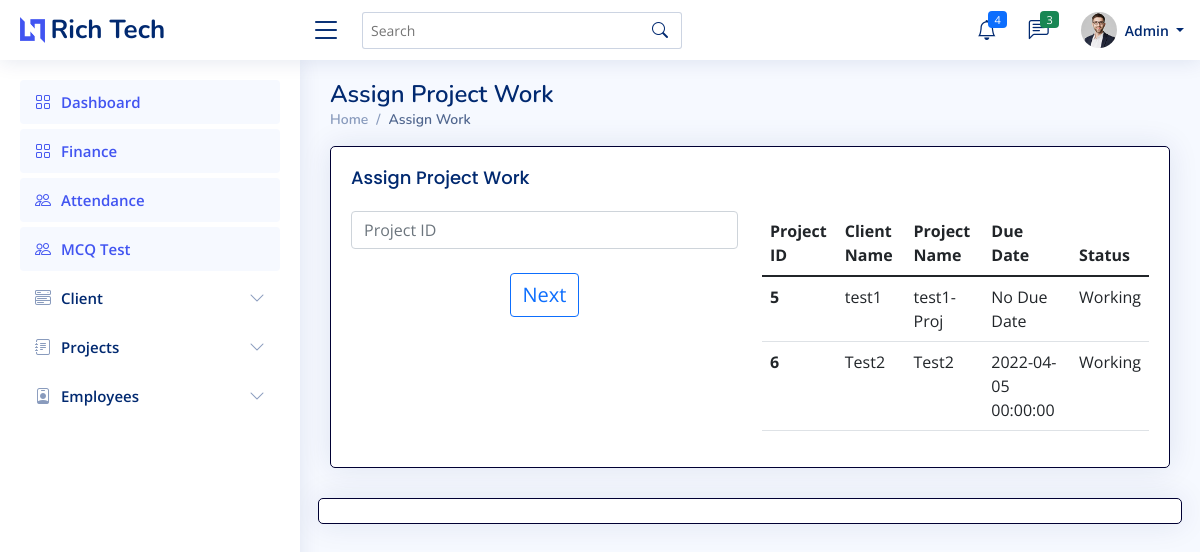
The app's page /admin/assign.php (signed in), older data.
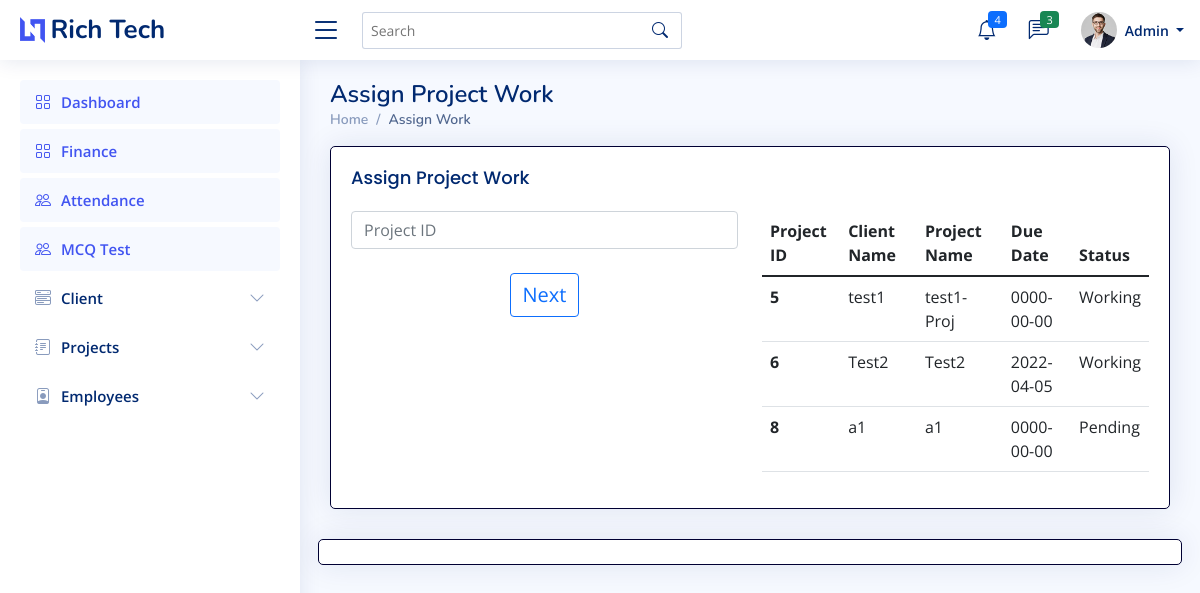
The same page, newer data.
### tables this page shows
CREATE TABLE `clientt` (
  `Id` int(7) NOT NULL,
  `cname` varchar(255) NOT NULL,
  `pname` varchar(255) NOT NULL,
  `mobile` varchar(255) NOT NULL,
  `email` varchar(255) NOT NULL,
  `aaddress` varchar(10000) NOT NULL,
  `pdate` date NOT NULL,
  `ddate` date NOT NULL,
  `descrip` longtext NOT NULL,
  `pstatus` varchar(20) NOT NULL,
  `cdate` datetime(6) DEFAULT NULL,
  `charges` int(7) NOT NULL,
  `received` date DEFAULT NULL
);

### admin/assign.php (the view, shortened to what this page needs)
<?php
    if ($_SESSION['erole']=="admin"){
?>
<!DOCTYPE html>
<html lang="en">
<head>
  <link href="../assets/vendor/bootstrap/css/bootstrap.min.css" rel="stylesheet">
  <link href="../assets/vendor/bootstrap-icons/bootstrap-icons.css" rel="stylesheet">
  <link href="../assets/vendor/boxicons/css/boxicons.min.css" rel="stylesheet">
  <link href="../assets/vendor/quill/quill.snow.css" rel="stylesheet">
  <link href="../assets/vendor/quill/quill.bubble.css" rel="stylesheet">
  <link href="../assets/vendor/remixicon/remixicon.css" rel="stylesheet">
  <link href="../assets/vendor/simple-datatables/style.css" rel="stylesheet">
  <link href="../assets/css/style.css" rel="stylesheet">
</head>
<body>
  <?php include 'imports/nav-admin.php'; ?>
  <main id="main" class="main">
    <div class="pagetitle">
      <h1>Assign Project Work</h1>
      <nav>
        <ol class="breadcrumb">
          <li class="breadcrumb-item"><a href="index.php">Home</a></li>
          <li class="breadcrumb-item active">Assign Work</li>
        </ol>
      </nav>
    </div>
    <section class="section add_cli">
      <div class="card">
        <div class="card-body">
            <h5 class="card-title">Assign Project Work</h5>
            <div class="row">
            <div class="col-md-6">
                <form action="" method="post">
                    <center>
                        <input type="text" class="form-control" name="pid" id="" placeholder="Project ID"><br>
                        <input type="submit" name="psubmit" style="font-size:20px" class="btn btn-outline-primary" value="Next">
                    </center>
                </form>
            </div>
            <div class="col-md-6">
                <?php
                    include '../imports/config.php';
                    $conn=mysqli_connect($server_name,$username,$password,$database_name);
                    $sql_query = "SELECT * from clientt where pstatus='Pending' or pstatus='Working'";
                    $records = mysqli_query($conn, $sql_query);
                    echo '<div class="table-responsive">';
                    echo '<table class="table table-hover"">';
                        echo '<thead class="thead-dark">';
                            echo '<tr>';
                            echo '<th scope="col">Project ID</th>';
                            echo '<th scope="col">Client Name</th>';
                            echo '<th scope="col">Project Name</th>';
                            echo '<th scope="col">Due Date</th>';
                            echo '<th scope="col">Status</th>';
                            echo '</tr>';
                        echo '</thead>';
                        echo '<tbody>';
                        while($data = mysqli_fetch_array($records)){
                            $n=$data['Id'];
                            $cname=$data['cname'];
                            $pname=$data['pname'];
                            $ddate=$data['ddate'];
                            $status=$data['pstatus'];
                            if($ddate=="0000-00-00 00:00:00"){
                                $ddate="No Due Date";
                            }
                            echo '<tr>
                                <th scope="row">'.$n.'</th>
                                <td>'.$cname.'</td>
                                <td>'.$pname.'</td>
                                <td>'.$ddate.'</td>
                                <td>'.$status.'</td>
                                </tr>';
                        }
                        echo '</tbody>
                        </table>';
                        echo '</div>';
                ?>
            </div>
            </div>
        </div>
        </div>
        <div class="row card" style="padding-left: 2%;">
            <br>
        </div>
    </section>
  </main>
</body>
</html>
<?php
        }
        else{
            ob_start();
            header('Location: '.'../index.php');
            ob_end_flush();
            die();
        }
    ?>

### admin/imports/nav-admin.php (shortened to what this page needs)
<header id="header" class="header fixed-top d-flex align-items-center">
  <div class="d-flex align-items-center justify-content-between">
    <a href="index.php" class="logo d-flex align-items-center">
      <img src="../assets/img/logo.png" alt="">
      <span class="d-none d-lg-block">Rich Tech</span>
    </a>
    <i class="bi bi-list toggle-sidebar-btn"></i>
  </div>
  <div class="search-bar">
    <form class="search-form d-flex align-items-center" method="POST" action="#">
      <input type="text" name="query" placeholder="Search" title="Enter search keyword">
      <button type="submit" title="Search"><i class="bi bi-search"></i></button>
    </form>
  </div>
  <nav class="header-nav ms-auto">
    <ul class="d-flex align-items-center">
      <li class="nav-item dropdown">
        <a class="nav-link nav-icon" href="#" data-bs-toggle="dropdown">
          <i class="bi bi-bell"></i>
          <span class="badge bg-primary badge-number">4</span>
        </a>
      </li>
      <li class="nav-item dropdown">
        <a class="nav-link nav-icon" href="#" data-bs-toggle="dropdown">
          <i class="bi bi-chat-left-text"></i>
          <span class="badge bg-success badge-number">3</span>
        </a>
      </li>
      <li class="nav-item dropdown pe-3">
        <a class="nav-link nav-profile d-flex align-items-center pe-0" href="#" data-bs-toggle="dropdown">
          <img src="../assets/img/profile-img.jpg" alt="Profile" class="rounded-circle">
          <span class="d-none d-md-block dropdown-toggle ps-2"> Admin </span>
        </a>
      </li>
    </ul>
  </nav>
</header>
<aside id="sidebar" class="sidebar">
  <ul class="sidebar-nav" id="sidebar-nav">
    <li class="nav-item">
      <a class="nav-link " href="index.php">
        <i class="bi bi-grid"></i>
        <span>Dashboard</span>
      </a>
    </li>
  <ul class="sidebar-nav" id="sidebar-nav">
    <li class="nav-item">
      <a class="nav-link " href="allsalary.php">
      <i class="bi bi-grid"></i>
      <span>Finance</span>
      </a>
  </li>
    <li class="nav-item">
      <a class="nav-link " href="attendance.php">
        <i class="bi bi-people"></i>
        <span>Attendance</span>
      </a>
    </li>
    <li class="nav-item">
      <a class="nav-link " href="../MCQ/dashboard.php">
        <i class="bi bi-people"></i>
        <span>MCQ Test</span>
      </a>
    </li>
    <li class="nav-item">
      <a class="nav-link collapsed" data-bs-target="#client-nav" data-bs-toggle="collapse" href="#">
        <i class="bi bi-menu-button-wide"></i><span>Client</span><i class="bi bi-chevron-down ms-auto"></i>
      </a>
    </li>
    <li class="nav-item">
      <a class="nav-link collapsed" data-bs-target="#projects-nav" data-bs-toggle="collapse" href="#">
        <i class="bi bi-journal-text"></i><span>Projects</span><i class="bi bi-chevron-down ms-auto"></i>
      </a>
    </li>
    <li class="nav-item">
      <a class="nav-link collapsed" data-bs-target="#employees-nav" data-bs-toggle="collapse" href="#">
        <i class="bi bi-person-badge"></i><span>Employees</span><i class="bi bi-chevron-down ms-auto"></i>
      </a>
    </li>
</aside>

### assets/css/style.css (style rules this page uses)
:root { scroll-behavior: smooth; }
body { font-family: "Open Sans", sans-serif; background: #f6f9ff; color: #444444; }
a { color: #4154f1; text-decoration: none; }
h1, h2, h3, h4, h5, h6 { font-family: "Nunito", sans-serif; }
#main { margin-top: 60px; padding: 20px 30px; transition: all 0.3s; }
.pagetitle { margin-bottom: 10px; }
.pagetitle h1 { font-size: 24px; margin-bottom: 0; font-weight: 600; color: #012970; }
.card { margin-bottom: 30px; border-width: 1px; border-color: #000033; border-radius: 5px; box-shadow: 0px 0 30px rgba(1, 41, 112, 0.1); }
.card-title { padding: 20px 0 15px 0; font-size: 18px; font-weight: 500; color: #012970; font-family: "Poppins", sans-serif; }
.card-body { padding: 0 20px 20px 20px; }
.breadcrumb { font-size: 14px; font-family: "Nunito", sans-serif; color: #899bbd; font-weight: 600; }
.breadcrumb a { color: #899bbd; transition: 0.3s; }
.breadcrumb .breadcrumb-item::before { color: #899bbd; }
.breadcrumb .active { color: #51678f; font-weight: 600; }
.logo { line-height: 1; }
@media (min-width: 1200px) { .logo { width: 280px; } }
.logo img { max-height: 26px; margin-right: 6px; }
.logo span { font-size: 26px; font-weight: 700; color: #012970; font-family: "Nunito", sans-serif; }
.header { transition: all 0.5s; z-index: 997; height: 60px; box-shadow: 0px 2px 20px rgba(1, 41, 112, 0.1); background-color: #fff; padding-left: 20px; }
.header .toggle-sidebar-btn { font-size: 32px; padding-left: 10px; cursor: pointer; color: #012970; }
.header .search-bar { min-width: 360px; padding: 0 20px; }
.header .search-form { width: 100%; }
.header .search-form input { border: 0; font-size: 14px; color: #012970; border: 1px solid rgba(1, 41, 112, 0.2); padding: 7px 38px 7px 8px; border-radius: 3px; transition: 0.3s; width: 100%; }
.header .search-form button { border: 0; padding: 0; margin-left: -30px; background: none; }
.header .search-form button i { color: #012970; }
.header-nav ul { list-style: none; }
.header-nav > ul { margin: 0; padding: 0; }
.header-nav .nav-icon { font-size: 20px; color: #012970; }
.header-nav .nav-profile { color: #012970; }
.header-nav .nav-profile img { max-height: 36px; }
.header-nav .nav-profile span { font-size: 14px; font-weight: 600; }
.header-nav .badge-number { position: absolute; inset: 4px 6px auto auto; font-weight: normal; font-size: 11px; padding: 3px 6px; }
.sidebar { position: fixed; top: 60px; left: 0; bottom: 0; width: 300px; z-index: 996; transition: all 0.3s; padding: 20px; overflow-y: auto; scrollbar-width: thin; scrollbar-color: #aab7cf transparent; box-shadow: 0px 0px 20px rgba(1, 41, 112, 0.1); background-color: #fff; }
@media (min-width: 1200px) { #main, #footer { margin-left: 300px; } }
.sidebar-nav { padding: 0; margin: 0; list-style: none; }
.sidebar-nav li { padding: 0; margin: 0; list-style: none; }
.sidebar-nav .nav-item { margin-bottom: 5px; }
.sidebar-nav .nav-link { display: flex; align-items: center; font-size: 15px; font-weight: 600; color: #4154f1; transition: 0.3; background: #f6f9ff; padding: 10px 15px; border-radius: 4px; }
.sidebar-nav .nav-link i { font-size: 16px; margin-right: 10px; color: #4154f1; }
.sidebar-nav .nav-link.collapsed { color: #012970; background: #fff; }
.sidebar-nav .nav-link.collapsed i { color: #899bbd; }
.sidebar-nav .nav-link .bi-chevron-down { margin-right: 0; transition: transform 0.2s ease-in-out; }

Row changes from the older to the newer data that the page shows:
changed clientt "test1": ddate "No Due Date" → "0000-00-00"
changed clientt "Test2": ddate "2022-04-05 00:00:00" → "2022-04-05"
added clientt: Id "8", cname "a1", pname "a1", ddate "0000-00-00", pstatus "Pending"
